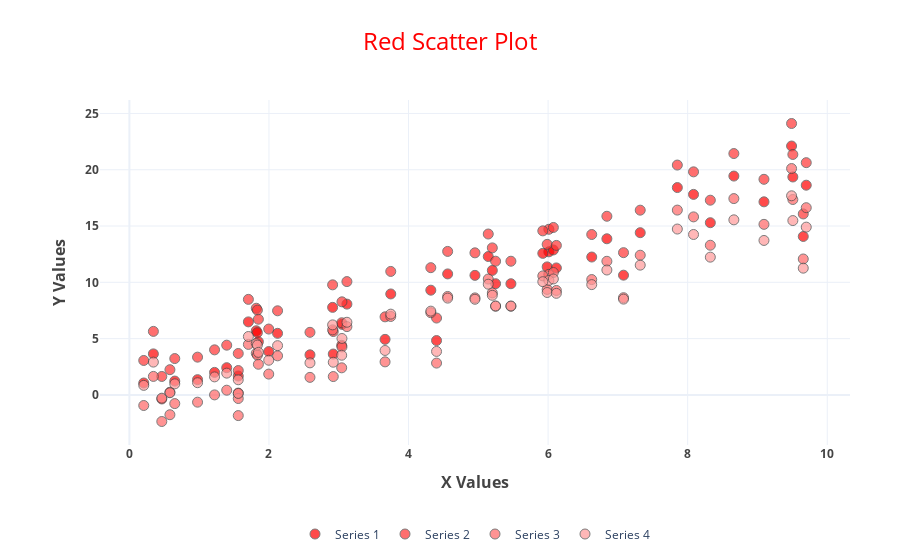

Notebook code for this chart:
### Markdown cell above
### How to generate a chart

### Code cell
chart_prompt = "I want a red chart with bold axis titles and labels on the bars. There should also be a legend showing each distinct category"
chart_generation = chai.steep(prompt=chart_prompt, chart_type="scatter")
